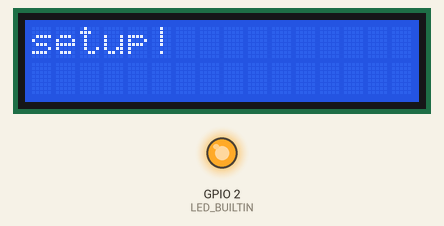
This sketch was run on a simulated ESP32. Shown: 16×2 character LCD, output pins drawn as LEDs (lit = HIGH). What the sketch prints to the serial monitor is not drawn.

Above: at 0.1 s.
At 5.1 s:
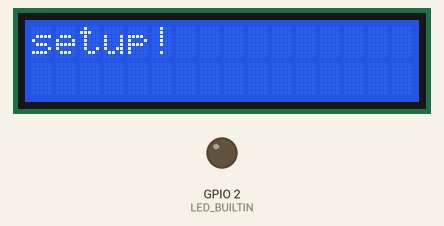
At 67.1 s:
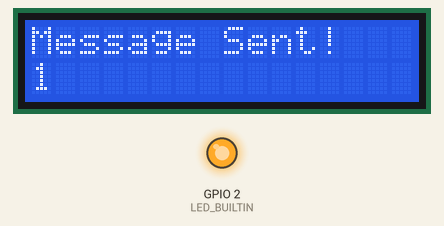
At 72.1 s:
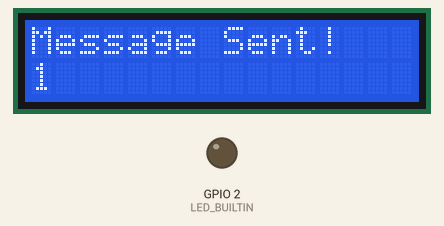
Timing chart, 0 to 73.6 s (numbered marks = the images above):
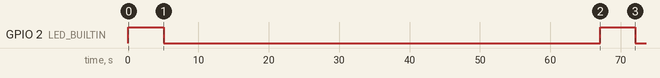

Measured:
- by itself, GPIO 2 (LED_BUILTIN): alternates HIGH for 5.0 s and LOW for 62.0 s

The sketch:

B_Board.ino
```cpp
#include <esp_now.h>
#include <WiFi.h>
#include <LiquidCrystal_I2C.h>

// 填入你的接收端 MAC 地址
uint8_t receiverAddress[] = {0x14, 0x33, 0x5c, 0x0d, 0xdd, 0xdc};

// LCD 1602
LiquidCrystal_I2C lcd(0x27,16,2);  // set the LCD address to 0x27 for a 16 chars and 2 line display

// 發送訊息, 含次數計數器
typedef struct struct_message {
  int count;          // 加一個計數器欄位
  char msg[32];
} struct_message;

struct_message myData;
int sendCount = 0;     // 本地發送次數計數器

void setup() {
  Serial.begin(115200);
  WiFi.mode(WIFI_STA);

  if (esp_now_init() != ESP_OK) {
    Serial.println("ESP-NOW 初始化失敗！");
    return;
  }

  // === 新版的 Peer 設定方式 ===
  esp_now_peer_info_t peerInfo = {};
  memcpy(peerInfo.peer_addr, receiverAddress, 6);
  peerInfo.channel = 0;
  peerInfo.encrypt = false;

  if (esp_now_add_peer(&peerInfo) != ESP_OK) {
    Serial.println("加 Peer 失敗！");
    return;
  }

  // === LCD 1602 ===
  lcd.init(); // initialize the lcd
  // Print a message to the LCD.
  lcd.backlight();
  lcd.setCursor(0,0);
  lcd.print("setup!");
  // lcd.setCursor(0,1);
  // lcd.print("Init!");

  // LED 腳位設定
  pinMode(LED_BUILTIN, OUTPUT);  // <<== 這一行是讓 LED 能正常使用

  Serial.println("準備開始發送訊息！");
}

void loop() {
  // === LED ===
  digitalWrite(LED_BUILTIN, HIGH);  // turn the LED on (HIGH is the voltage level)
  delay(5000);                      // wait for a second
  digitalWrite(LED_BUILTIN, LOW);   // turn the LED off by making the voltage LOW
  delay(2000);                      // wait for a second

  // strcpy(myData.msg, "I'm Site B");
  // esp_now_send(receiverAddress, (uint8_t *)&myData, sizeof(myData));
  // Serial.println("訊息已發送！");
  // delay(5000);

  // 含次數計數器
  sendCount++;
  myData.count = sendCount;
  sprintf(myData.msg, "Hello! No.%d", sendCount);

  esp_now_send(receiverAddress, (uint8_t *)&myData, sizeof(myData));
  Serial.printf("第 %d 次訊息已發送：%s\n", sendCount, myData.msg);

  delay(60000);

  lcd.backlight();
  lcd.setCursor(0,0);
  lcd.print("Message Sent!");
  lcd.setCursor(0,1);
  lcd.print(sendCount);
}
```
